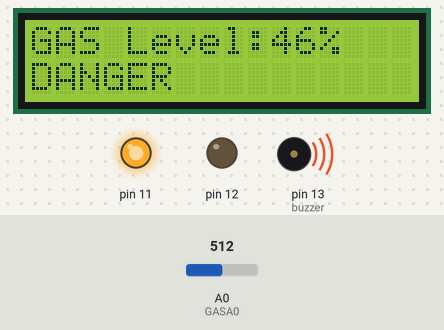
A sketch run on a simulated Arduino Uno, built with avr-gcc and run on an emulated ATmega328P. Shown: 16×2 character LCD, output pins drawn as LEDs (lit = HIGH), buzzer (waves = sounding). The inputs (shaded band) are chosen by the test bench; at power-on: A0 (GASA0) = 512.

Above: at 6.3 s.
6.4 s: A0 (GASA0) set to 216
At 7.1 s:
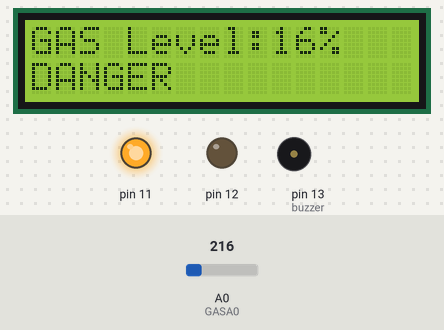
8.2 s: A0 (GASA0) set to 192
At 8.7 s:
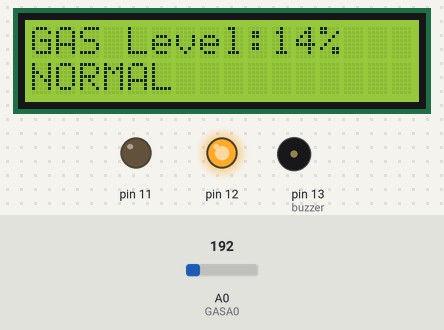
10.8 s: A0 (GASA0) set to 511
At 11.29 s:
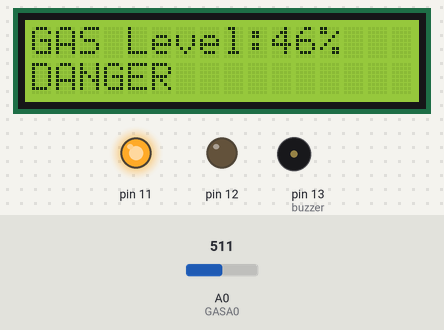
Timing chart, 0 to 65.9 s (numbered marks = the images above; inputs shaded):
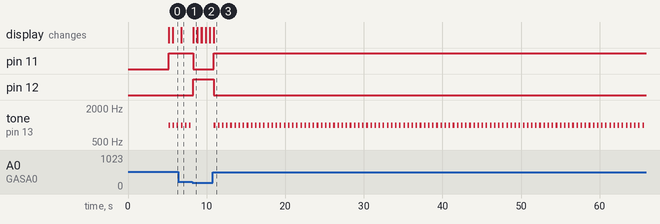

The sketch:

gas.ino
```cpp
#include <LiquidCrystal_I2C.h>
LiquidCrystal_I2C lcd(0x27,16,2);
#include <SoftwareSerial.h>
SoftwareSerial mySerial(9, 10);

int buzzer = 13;
int GASA0 = A0;
int gasvalue;
int led = 11;

void setup() {

 pinMode(11, OUTPUT);
 pinMode(12, OUTPUT);
 lcd.init();                       // initialize the lcd
 lcd.init();
 lcd.backlight();
 mySerial.begin(9600);
 Serial.begin(9600);
 pinMode(buzzer, OUTPUT);
 lcd.setCursor(3,0);
 lcd.print("welcome to");
 lcd.setCursor(1,1);
 lcd.print("Gass.products");
 delay(5000);
}

void loop() {
  int analogSensor = analogRead(GASA0);
  int gasvalue=(analogSensor-50)/10;

  lcd.setCursor(0,0);
  lcd.print("GAS Level:");
  lcd.setCursor(10,0);
  lcd.print(gasvalue);
  lcd.setCursor(12,0);
  lcd.print("%");

  // Checks if it has reached the threshold value
  if (gasvalue >= 15)
  {
    //SendTextMessage();
    lcd.setCursor(0,1);
    lcd.print("DANGER");
    tone(buzzer, 1000, 200);
    digitalWrite(11, HIGH);
    digitalWrite(12, LOW);
  }
  else
  {
    lcd.setCursor(0,1);
    lcd.print("NORMAL");
    noTone(buzzer);
    digitalWrite(11, LOW);
    digitalWrite(12, HIGH);
  }
  delay(500);
  lcd.clear();
}

/*void SendTextMessage()
{
  mySerial.println("AT+CMGF=1");    //To send SMS in Text Mode
  delay(1000);
  mySerial.println("AT+CMGS=\"+91017#########\"\r");  // change to the phone number you using
  delay(1000);
  mySerial.println("Gas Leaking!");//the content of the message
  delay(200);
  mySerial.println((char)26);//the stopping character
  delay(1000);

}*/
```

Measured:
- the behaviour switches between 200 and 199 on A0 (GASA0) (found by bisection; images 1 and 2)
- after the input at 6.4 s, the display: changes after 0.34 s (image 1)
- after the input at 8.2 s, pin 11: HIGH → LOW after 0.12 s; pin 12: LOW → HIGH after 0.12 s; tone on pin 13 (buzzer): stops changing and stays silent; the display: changes after 0.12 s (image 2)
- after the input at 10.8 s, pin 11: LOW → HIGH after 0.14 s; pin 12: HIGH → LOW after 0.14 s; tone on pin 13 (buzzer): alternates 1000 Hz for 0.20 s and silent for 0.32 s, starting after 0.14 s; the display: first differs from a run without the input after 0.14 s (image 3)
- by itself, tone on pin 13 (buzzer): alternates 1000 Hz for 0.20 s and silent for 0.32 s
- what the display in image 2 shows lasts 0.5 s, from 8.3 s to 8.8 s
